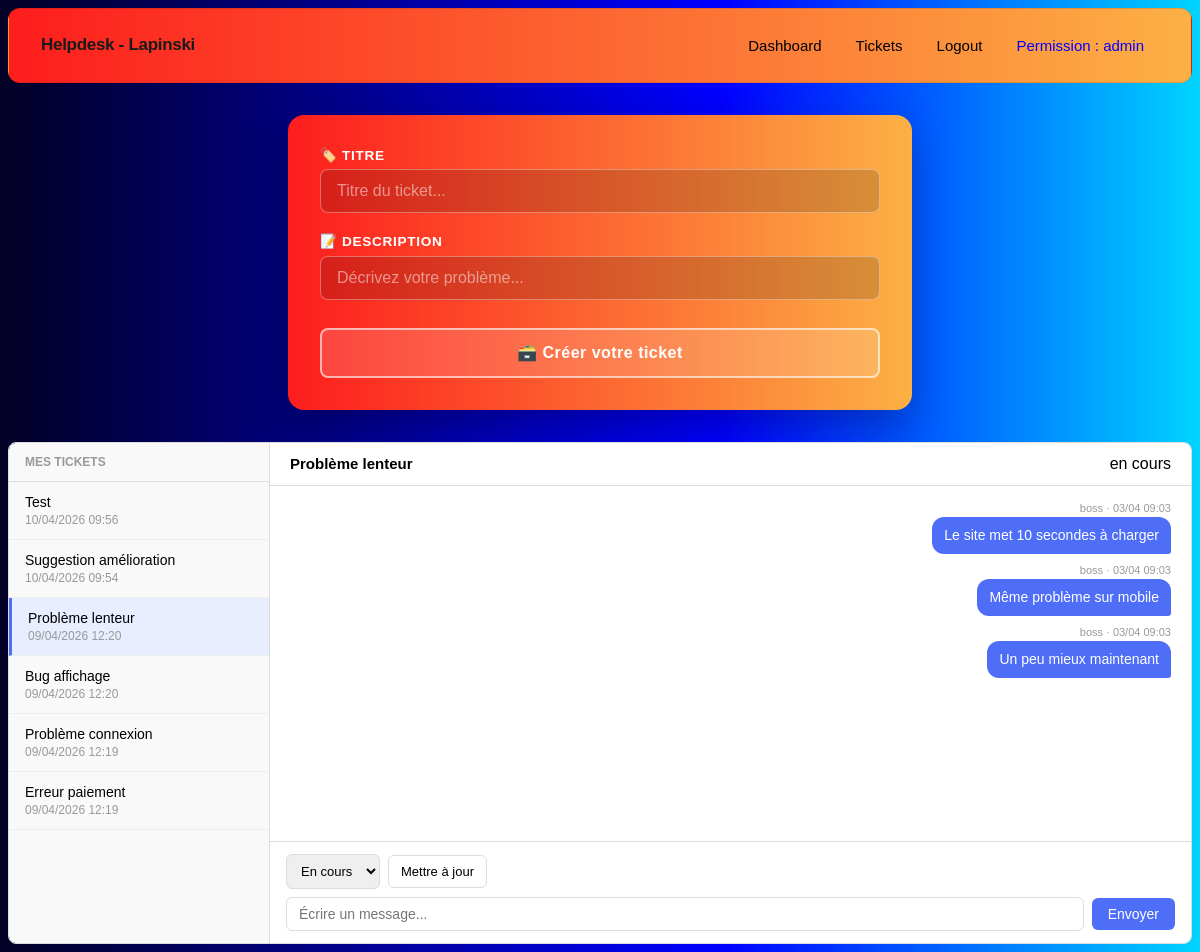
/helpdesk_lapinski/test.php?id=5 (signed in), run on the app's committed database.
### tables this page shows
CREATE TABLE `users` (
  `id` int(11) NOT NULL,
  `nom` varchar(100) NOT NULL,
  `email` varchar(150) NOT NULL,
  `mdp` varchar(255) NOT NULL,
  `perm` enum('admin','technicien','user') NOT NULL,
  `created` timestamp NOT NULL DEFAULT current_timestamp() ON UPDATE current_timestamp()
);

CREATE TABLE `tickets` (
  `id` int(11) NOT NULL,
  `titre` varchar(255) NOT NULL,
  `description` text NOT NULL,
  `statut` enum('ouvert','en cours','fermé') NOT NULL,
  `user_id` int(11) NOT NULL,
  `created` timestamp NOT NULL DEFAULT current_timestamp() ON UPDATE current_timestamp()
);

CREATE TABLE `messages` (
  `id` int(11) NOT NULL,
  `ticket_id` int(11) NOT NULL,
  `user_id` int(11) NOT NULL,
  `message` text NOT NULL,
  `created` timestamp NOT NULL DEFAULT current_timestamp() ON UPDATE current_timestamp()
);

### helpdesk_lapinski/test.php (the view, shortened to what this page needs)
<?php
require_once 'include/navbar.php';
require_once 'config/config.php';
$perm_stmt = mysqli_query($link, "SELECT perm FROM users WHERE id = " . $_SESSION['id_users']);
$perm = mysqli_fetch_assoc($perm_stmt);
$role = $perm['perm'];
$stmt = mysqli_query($link, "SELECT id, titre, statut, created FROM tickets WHERE user_id = " . $_SESSION['id_users'] . " ORDER BY created DESC");
$tickets = $stmt->fetch_all(MYSQLI_ASSOC);
$ticket_ouvert = null;
$messages = [];
if (isset($_GET['id'])) {
    $tid = (int)$_GET['id'];
    $t = mysqli_query($link, "SELECT * FROM tickets WHERE id = $tid AND user_id = " . $_SESSION['id_users']);
    $ticket_ouvert = mysqli_fetch_assoc($t);
    if ($ticket_ouvert) {
        $m = mysqli_query($link, "
            SELECT m.*, u.nom, u.perm
            FROM messages m
            JOIN users u ON m.user_id = u.id
            WHERE m.ticket_id = $tid
            ORDER BY m.created ASC
        ");
        $messages = $m->fetch_all(MYSQLI_ASSOC);
    }
}
?>
<!DOCTYPE html>
<html lang="fr">
<head>
    <link rel="stylesheet" href="css/creation.css">
</head>
<body>
<form action="" method="POST" class="ticket-form">
    <div class="field">
        <label>🏷️ Titre</label>
        <input type="text" name="titre" placeholder="Titre du ticket..." autocomplete="off" required>
    </div>
    <div class="field">
        <label>📝 Description</label>
        <input type="text" name="description" placeholder="Décrivez votre problème..." autocomplete="off" required>
    </div>
    <button type="submit" class="btn btn-primary" name="envoyer">🗃️ Créer votre ticket</button>
</form>
<div class="split-layout" id="tickets-view">
    <div class="sidebar">
        <div class="sidebar-header">Mes tickets</div>
        <?php foreach ($tickets as $t): ?>
            <?php $active = (isset($_GET['id']) && $_GET['id'] == $t['id']) ? 'active' : ''; ?>
            <a href="?id=<?= $t['id'] ?>#tickets-view" class="ticket-item <?= $active ?>">
                <div class="ticket-item-titre"><?= htmlspecialchars($t['titre']) ?></div>
                <div class="ticket-item-date"><?= date('d/m/Y H:i', strtotime($t['created'])) ?></div>
            </a>
        <?php endforeach; ?>
    </div>
    <div class="panel">
        <?php if (!$ticket_ouvert): ?>
            <div class="panel-empty">Sélectionnez un ticket</div>
        <?php else: ?>
            <div class="panel-header">
                <h3><?= htmlspecialchars($ticket_ouvert['titre']) ?></h3>
                <span><?= htmlspecialchars($ticket_ouvert['statut']) ?></span>
            </div>
            <div class="messages-fil">
                <?php foreach ($messages as $msg): ?>
                    <?php if (str_starts_with($msg['message'], 'Statut changé →')): ?>
                        <div class="msg-event">— <?= htmlspecialchars($msg['message']) ?> —</div>
                    <?php else: ?>
                        <?php $moi = ($msg['user_id'] == $_SESSION['id_users']) ? 'moi' : 'autre'; ?>
                        <div class="msg-bubble <?= $moi ?>">
                            <div class="msg-meta">
                                <?= htmlspecialchars($msg['nom']) ?> · <?= date('d/m H:i', strtotime($msg['created'])) ?>
                            </div>
                            <div class="msg-content"><?= htmlspecialchars($msg['message']) ?></div>
                        </div>
                    <?php endif; ?>
                <?php endforeach; ?>
            </div>
            <div class="panel-footer">
                <?php if (in_array($role, ['technicien', 'admin'])): ?>
                <form action="" method="POST">
                    <div class="footer-row">
                        <select name="statut">
                            <option value="en cours" <?= $ticket_ouvert['statut'] == 'en cours' ? 'selected' : '' ?>>En cours</option>
                        </select>
                        <button type="submit" name="changer_statut" class="btn-statut">Mettre à jour</button>
                    </div>
                </form>
                <?php endif; ?>
                <form action="" method="POST">
                    <div class="footer-row">
                        <input type="text" name="message" placeholder="Écrire un message..." autocomplete="off" required>
                        <button type="submit" name="envoyer_message" class="btn-send">Envoyer</button>
                    </div>
                </form>
            </div>
        <?php endif; ?>
    </div>
</div>
</body>
</html>

### helpdesk_lapinski/include/navbar.php (shortened to what this page needs)
<?php
require_once 'config/config.php';
$stmt = mysqli_query($link, "SELECT perm FROM users where id = ".$_SESSION['id_users']);
$perm = mysqli_fetch_assoc($stmt);
$display ="";
if($perm['perm'] == "admin"){
    $display = "block";
}
?>
<!DOCTYPE html>
<html lang="en">
<head>
</head>
<body>
    <div class="container">
        <h1>Helpdesk - Lapinski</h1>
        <ul>
            <li><a href="index.php">Dashboard</a></li>
            <li><a href="ticket.php" style="display: <?= $display ?>">Tickets</a></li>
            <li><a href="logout.php">Logout</a></li>
            <li class="perm">Permission : <?= $perm['perm'] ?> </li>
        </ul>
    </div>
</body>
</html>

### helpdesk_lapinski/css/creation.css (style rules this page uses)
body { min-height: 100vh; background: linear-gradient(90deg, rgba(2,0,36,1) 0%, rgba(0,0,255,1) 60%, rgba(0,212,255,1) 100%); font-family: 'Exo 2', sans-serif; }
.ticket-form { width: min(100%, 560px); margin: 2rem auto; background: linear-gradient(90deg, rgba(253, 29, 29, 1) 0%, rgba(252, 176, 69, 1) 100%); border-radius: 1rem; overflow: hidden; box-shadow: 0 16px 40px rgba(0, 0, 0, 0.25); padding: 2rem; display: flex; flex-direction: column; gap: 1.25rem; }
.field { display: flex; flex-direction: column; gap: 0.4rem; }
.field label { color: #ffffff; font-weight: 700; font-size: 0.85rem; text-transform: uppercase; letter-spacing: 0.05em; }
.field input { padding: 0.75rem 1rem; border-radius: 0.5rem; border: 1.5px solid rgba(255, 255, 255, 0.35); background: rgba(0, 0, 0, 0.15); color: #ffffff; font-family: 'Exo 2', sans-serif; font-size: 1rem; outline: none; transition: border-color 0.2s ease, background 0.2s ease; }
.field input::placeholder { color: rgba(255, 255, 255, 0.5); }
.btn-primary { margin-top: 0.5rem; padding: 0.85rem 1.5rem; border-radius: 0.5rem; border: 2px solid rgba(255, 255, 255, 0.6); background: rgba(255, 255, 255, 0.15); color: #ffffff; font-family: 'Exo 2', sans-serif; font-size: 1rem; font-weight: 700; cursor: pointer; letter-spacing: 0.03em; transition: background 0.2s ease, transform 0.1s ease; }

### helpdesk_lapinski/include/navbar.php (style rules this page uses)
.container { background: #833AB4; background: linear-gradient(90deg,rgba(131, 58, 180, 1) 0%, rgba(253, 29, 29, 1) 0%, rgba(252, 176, 69, 1) 100%); border: 0.5px solid rgba(0, 0, 0, 0.1); border-radius: 12px; padding: 1.25rem 2rem; display: flex; align-items: center; justify-content: space-between; gap: 2rem; font-family: 'DM Sans', sans-serif; }
.container h1 { font-size: 17px; font-weight: 600; color: #1a1a1a; letter-spacing: -0.3px; margin: 0 0 2px 0; }
.container ul { display: flex; align-items: center; gap: 4px; list-style: none; margin: 0; padding: 0; }
.container ul li a { display: inline-block; padding: 7px 14px; font-size: 15px; font-weight: 500; color: #000000; text-decoration: none; border-radius: 8px; border: 0.5px solid transparent; transition: all 0.15s ease; white-space: nowrap; }
.container ul li.perm { display: inline-block; padding: 7px 14px; font-size: 15px; font-weight: 500; color: #0400ff; text-decoration: none; border-radius: 8px; border: 0.5px solid transparent; transition: all 0.15s ease; white-space: nowrap; cursor: crosshair; }

### data on the page
users: perm "admin"
tickets: titre "Test", created "10/04/2026 09:56"
tickets: titre "Suggestion amélioration", created "10/04/2026 09:54"
tickets: titre "Problème lenteur", created "09/04/2026 12:20", statut "en cours", statut "En cours"
tickets: titre "Bug affichage", created "09/04/2026 12:20"
tickets: titre "Problème connexion", created "09/04/2026 12:19"
tickets: titre "Erreur paiement", created "09/04/2026 12:19"
messages: user.nom "boss", created "03/04 09:03", message "Le site met 10 secondes à charger"
messages: user.nom "boss", created "03/04 09:03", message "Même problème sur mobile"
messages: user.nom "boss", created "03/04 09:03", message "Un peu mieux maintenant"
